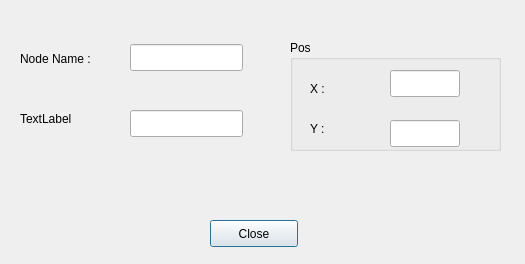
<?xml version="1.0" encoding="UTF-8"?>
<ui version="4.0">
 <class>NodeInfoClass</class>
 <widget class="QDialog" name="NodeInfoClass">
  <property name="geometry">
   <rect>
    <x>0</x>
    <y>0</y>
    <width>525</width>
    <height>264</height>
   </rect>
  </property>
  <property name="windowTitle">
   <string>NodeInfo</string>
  </property>
  <widget class="QPushButton" name="btnClose">
   <property name="geometry">
    <rect>
     <x>210</x>
     <y>220</y>
     <width>88</width>
     <height>27</height>
    </rect>
   </property>
   <property name="text">
    <string>Close</string>
   </property>
  </widget>
  <widget class="QLineEdit" name="txtName">
   <property name="geometry">
    <rect>
     <x>130</x>
     <y>44</y>
     <width>113</width>
     <height>27</height>
    </rect>
   </property>
  </widget>
  <widget class="QLineEdit" name="lineEdit_2">
   <property name="geometry">
    <rect>
     <x>130</x>
     <y>110</y>
     <width>113</width>
     <height>27</height>
    </rect>
   </property>
  </widget>
  <widget class="QLabel" name="label">
   <property name="geometry">
    <rect>
     <x>20</x>
     <y>50</y>
     <width>100</width>
     <height>17</height>
    </rect>
   </property>
   <property name="text">
    <string>Node Name :</string>
   </property>
  </widget>
  <widget class="QLabel" name="label_2">
   <property name="geometry">
    <rect>
     <x>20</x>
     <y>110</y>
     <width>60</width>
     <height>17</height>
    </rect>
   </property>
   <property name="text">
    <string>TextLabel</string>
   </property>
  </widget>
  <widget class="QGroupBox" name="groupBox">
   <property name="geometry">
    <rect>
     <x>290</x>
     <y>40</y>
     <width>211</width>
     <height>111</height>
    </rect>
   </property>
   <property name="title">
    <string>Pos</string>
   </property>
   <widget class="QLineEdit" name="txtX">
    <property name="geometry">
     <rect>
      <x>100</x>
      <y>30</y>
      <width>70</width>
      <height>27</height>
     </rect>
    </property>
   </widget>
   <widget class="QLabel" name="label_3">
    <property name="geometry">
     <rect>
      <x>20</x>
      <y>40</y>
      <width>40</width>
      <height>17</height>
     </rect>
    </property>
    <property name="text">
     <string>X :</string>
    </property>
   </widget>
   <widget class="QLineEdit" name="txtY">
    <property name="geometry">
     <rect>
      <x>100</x>
      <y>80</y>
      <width>70</width>
      <height>27</height>
     </rect>
    </property>
   </widget>
   <widget class="QLabel" name="label_4">
    <property name="geometry">
     <rect>
      <x>20</x>
      <y>80</y>
      <width>40</width>
      <height>17</height>
     </rect>
    </property>
    <property name="text">
     <string>Y :</string>
    </property>
   </widget>
  </widget>
 </widget>
 <layoutdefault spacing="6" margin="11"/>
 <resources/>
 <connections/>
</ui>
